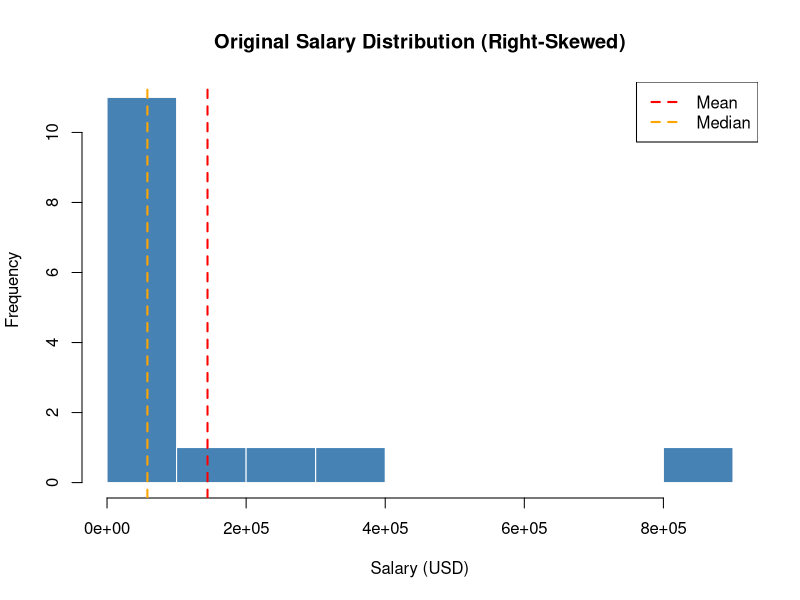
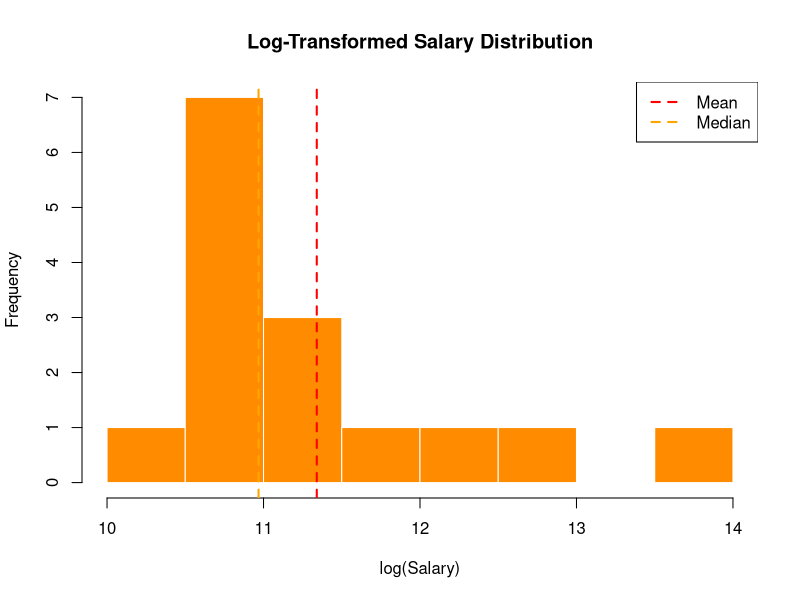
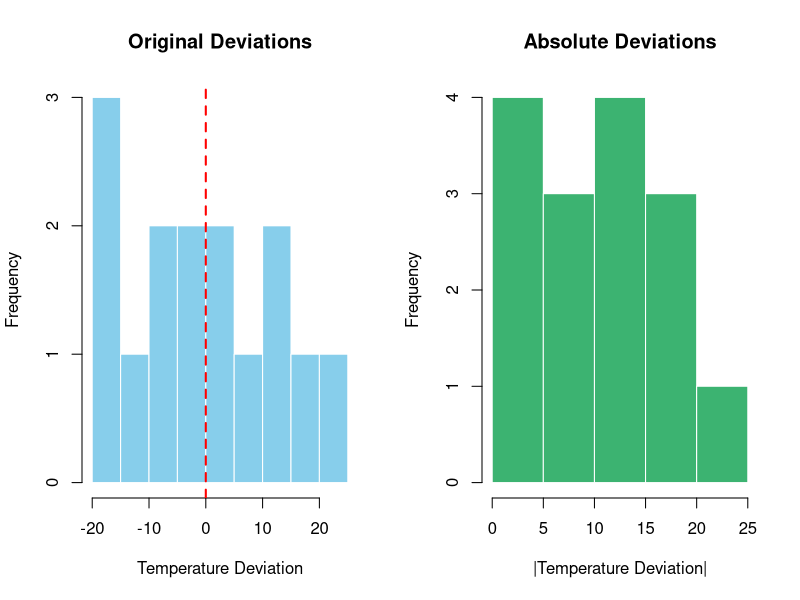

The R script that drew these images, in order: (Note: this script raises an error after producing the figures.)
# =============================================================================
# Chapter 4 -- Data Quality and Preprocessing
# Mini-Project 04-03-04: Data Transformation
#
# Demonstrates log, sqrt, absolute value, and Box-Cox transformations
# using base R and the MASS package.
#
# Run: source("data_transformation.R")   or open in RStudio and run all
# =============================================================================


# =============================================================================
# 1. CREATE DEMO DATA
# =============================================================================

# Salary data: right-skewed because most employees earn modest salaries
# while a few executives earn dramatically more
salaries <- c(35000, 42000, 38000, 45000, 52000, 48000, 95000, 120000,
              58000, 67000, 250000, 310000, 72000, 880000, 55000)

person_names <- c("Alice", "Bob", "Carol", "Dave", "Eve", "Frank", "Grace",
                  "Hank", "Irene", "Jack", "Karl", "Lea", "Marcus", "Nina",
                  "Oscar")

years_exp <- c(1, 2, 1, 3, 4, 3, 8, 12, 5, 6, 15, 20, 7, 25, 5)

# Temperature deviations from baseline (can be positive or negative)
# Positive = warmer than baseline; negative = cooler
temp_deviations <- c(-15, 8, -3, 22, -18, 5, -9, 14, -7, 11, -20, 3, -1, 16, -12)


# =============================================================================
# 2. ORIGINAL SALARY DISTRIBUTION: SUMMARY AND HISTOGRAM
# =============================================================================

cat("\n============================================================\n")
cat("  PART 1: ORIGINAL SALARY DISTRIBUTION\n")
cat("============================================================\n\n")

cat("Summary statistics (original scale):\n")
print(summary(salaries))

cat("\nKey skewness indicator: mean vs. median\n")
cat("  Mean:   ", format(mean(salaries),   big.mark = ",", nsmall = 2), "\n")
cat("  Median: ", format(median(salaries), big.mark = ",", nsmall = 2), "\n")
cat("  Mean >> Median indicates RIGHT SKEW\n\n")

# Base R skewness (Pearson's moment coefficient)
# R does not have a built-in skewness function; we compute it manually
compute_skewness <- function(x) {
  n    <- length(x)
  mu   <- mean(x)
  s    <- sd(x) * sqrt((n - 1) / n)   # population std dev
  if (s < 1e-10) return(0)
  (1 / n) * sum(((x - mu) / s)^3)
}

orig_skew <- compute_skewness(salaries)
cat(sprintf("  Skewness: %.4f  (> 1 = strongly right-skewed)\n\n", orig_skew))

# Histogram of original salaries
hist(salaries,
     main  = "Original Salary Distribution (Right-Skewed)",
     xlab  = "Salary (USD)",
     col   = "steelblue",
     border = "white",
     breaks = 10)
abline(v = mean(salaries),   col = "red",    lwd = 2, lty = 2)   # mean
abline(v = median(salaries), col = "orange", lwd = 2, lty = 2)   # median
legend("topright",
       legend = c("Mean", "Median"),
       col    = c("red", "orange"),
       lty    = 2, lwd = 2)


# =============================================================================
# 3. LOG TRANSFORMATION
# =============================================================================

cat("============================================================\n")
cat("  PART 2: LOG TRANSFORMATION\n")
cat("============================================================\n\n")

# Natural log: compresses large values more than small ones
# because log grows slowly. This reduces the right tail.
log_salaries   <- log(salaries)         # natural log, base e
log10_salaries <- log10(salaries)       # base-10 log (more interpretable)

cat("Natural log transform: x' = log(x)\n")
cat("Summary after log transform:\n")
print(summary(log_salaries))

log_skew <- compute_skewness(log_salaries)
cat(sprintf("  Mean:     %.4f\n", mean(log_salaries)))
cat(sprintf("  Median:   %.4f\n", median(log_salaries)))
cat(sprintf("  Skewness: %.4f  (reduced from %.4f)\n\n", log_skew, orig_skew))

cat("Mean/Median ratio as a quick skewness check:\n")
cat(sprintf("  Original: mean/median = %.2f\n",
            mean(salaries) / median(salaries)))
cat(sprintf("  Log-transformed: mean/median = %.4f  (closer to 1 = more symmetric)\n\n",
            mean(log_salaries) / median(log_salaries)))

# Histogram of log-transformed salaries
hist(log_salaries,
     main   = "Log-Transformed Salary Distribution",
     xlab   = "log(Salary)",
     col    = "darkorange",
     border = "white",
     breaks = 8)
abline(v = mean(log_salaries),   col = "red",    lwd = 2, lty = 2)
abline(v = median(log_salaries), col = "orange", lwd = 2, lty = 2)
legend("topright",
       legend = c("Mean", "Median"),
       col    = c("red", "orange"),
       lty    = 2, lwd = 2)


# =============================================================================
# 4. SQUARE ROOT TRANSFORMATION
# =============================================================================

cat("============================================================\n")
cat("  PART 3: SQUARE ROOT TRANSFORMATION\n")
cat("============================================================\n\n")

# Square root: milder compression than log
# Good when log overcorrects or data has zeros (sqrt handles 0, log does not)
sqrt_salaries <- sqrt(salaries)

sqrt_skew <- compute_skewness(sqrt_salaries)
cat("Square root transform: x' = sqrt(x)\n")
cat("Summary after sqrt transform:\n")
print(summary(sqrt_salaries))

cat(sprintf("  Skewness: %.4f  (original: %.4f, log: %.4f)\n\n",
            sqrt_skew, orig_skew, log_skew))
cat("  Note: sqrt reduces skew less aggressively than log.\n")
cat("  Useful for count data (Poisson-distributed) or when\n")
cat("  log transformation feels too strong.\n\n")


# =============================================================================
# 5. ABSOLUTE VALUE TRANSFORMATION (TEMPERATURE DEVIATIONS)
# =============================================================================

cat("============================================================\n")
cat("  PART 4: ABSOLUTE VALUE TRANSFORMATION\n")
cat("============================================================\n\n")

cat("Temperature deviations from baseline:\n")
cat("  Original:", temp_deviations, "\n\n")
cat("  Positive = warmer than baseline\n")
cat("  Negative = cooler than baseline\n\n")
cat("  If we only care about HOW EXTREME the reading was\n")
cat("  (not whether warmer or cooler), we apply abs().\n\n")

abs_deviations <- abs(temp_deviations)

cat("Absolute value transform: x' = |x|\n")
cat("  Transformed:", abs_deviations, "\n\n")

cat("Comparison:\n")
cat(sprintf("  Original  -- Mean: %6.2f | Median: %5.2f | SD: %5.2f\n",
            mean(temp_deviations), median(temp_deviations), sd(temp_deviations)))
cat(sprintf("  Absolute  -- Mean: %6.2f | Median: %5.2f | SD: %5.2f\n\n",
            mean(abs_deviations),  median(abs_deviations),  sd(abs_deviations)))

# Side-by-side histogram of original vs absolute deviations
par(mfrow = c(1, 2))

hist(temp_deviations,
     main   = "Original Deviations",
     xlab   = "Temperature Deviation",
     col    = "skyblue",
     border = "white",
     breaks = 6)
abline(v = 0, col = "red", lwd = 2, lty = 2)

hist(abs_deviations,
     main   = "Absolute Deviations",
     xlab   = "|Temperature Deviation|",
     col    = "mediumseagreen",
     border = "white",
     breaks = 6)

par(mfrow = c(1, 1))   # reset to single-panel layout


# =============================================================================
# 6. BOX-COX TRANSFORMATION (MASS PACKAGE)
# =============================================================================

cat("============================================================\n")
cat("  PART 5: BOX-COX TRANSFORMATION\n")
cat("============================================================\n\n")

cat("Box-Cox is a parametric family of transformations:\n")
cat("  lambda = 0    -->  log(x)           [same as log transform]\n")
cat("  lambda = 0.5  -->  (sqrt(x) - 1) / 0.5  [similar to sqrt]\n")
cat("  lambda = 1    -->  no transformation\n")
cat("  lambda = -1   -->  reciprocal (1/x)\n\n")

cat("MASS::boxcox() finds the lambda that maximizes the\n")
cat("log-likelihood of the data being normally distributed.\n\n")

# Load MASS (ships with base R, no install needed on standard setups)
if (!requireNamespace("MASS", quietly = TRUE)) {
  cat("  WARNING: MASS package not available. Skipping Box-Cox section.\n")
} else {
  library(MASS)

  # boxcox() requires a linear model object as input
  # We use a simple intercept-only model (equivalent to fitting a distribution)
  bc_model  <- lm(salaries ~ 1)
  bc_result <- MASS::boxcox(bc_model,
                             lambda  = seq(-2, 2, by = 0.1),
                             plotit  = TRUE,
                             main    = "Box-Cox: Log-Likelihood vs Lambda")

  # The optimal lambda is the one that maximises the log-likelihood
  optimal_lambda <- bc_result$x[which.max(bc_result$y)]
  cat(sprintf("  Optimal lambda found by MASS::boxcox(): %.4f\n\n", optimal_lambda))

  # Apply the optimal Box-Cox transformation manually
  # Formula: x' = (x^lambda - 1) / lambda  when lambda != 0
  #          x' = log(x)                    when lambda == 0
  if (abs(optimal_lambda) < 1e-10) {
    bc_salaries <- log(salaries)
    cat("  Applied: log transform (lambda ~ 0)\n")
  } else {
    bc_salaries <- (salaries^optimal_lambda - 1) / optimal_lambda
    cat(sprintf("  Applied: (salary^%.4f - 1) / %.4f\n",
                optimal_lambda, optimal_lambda))
  }

  bc_skew <- compute_skewness(bc_salaries)
  cat(sprintf("  Skewness after Box-Cox: %.4f\n\n", bc_skew))

  cat("  Summary of Box-Cox transformed salaries:\n")
  print(summary(bc_salaries))
  cat("\n")
}


# =============================================================================
# 7. SIDE-BY-SIDE COMPARISON OF ALL TRANSFORMS
# =============================================================================

cat("============================================================\n")
cat("  PART 6: SIDE-BY-SIDE COMPARISON\n")
cat("============================================================\n\n")

# 2x2 panel: original, log, sqrt, and the best available transform
par(mfrow = c(2, 2))

hist(salaries,
     main   = paste0("Original  (skew=", round(orig_skew, 2), ")"),
     xlab   = "Salary",
     col    = "steelblue",
     border = "white")

hist(log_salaries,
     main   = paste0("Log  (skew=", round(log_skew, 2), ")"),
     xlab   = "log(Salary)",
     col    = "darkorange",
     border = "white")

hist(sqrt_salaries,
     main   = paste0("Sqrt  (skew=", round(sqrt_skew, 2), ")"),
     xlab   = "sqrt(Salary)",
     col    = "mediumseagreen",
     border = "white")

if (exists("bc_salaries")) {
  hist(bc_salaries,
       main   = paste0("Box-Cox (lam=", round(optimal_lambda, 2),
                       ", skew=", round(bc_skew, 2), ")"),
       xlab   = "Box-Cox(Salary)",
       col    = "mediumpurple",
       border = "white")
} else {
  # Fallback: show absolute salary just for completeness
  hist(log10_salaries,
       main   = paste0("Log10  (skew=", round(compute_skewness(log10_salaries), 2), ")"),
       xlab   = "log10(Salary)",
       col    = "mediumpurple",
       border = "white")
}

par(mfrow = c(1, 1))   # reset layout


# =============================================================================
# 8. COMMENTARY: WHICH TRANSFORM WORKED BEST AND WHY
# =============================================================================

cat("============================================================\n")
cat("  PART 7: COMMENTARY AND CONCLUSIONS\n")
cat("============================================================\n\n")

cat("Skewness summary across transforms:\n")
cat(sprintf("  Original salary:          skewness = %6.4f  (strongly right-skewed)\n", orig_skew))
cat(sprintf("  Log-transformed:          skewness = %6.4f\n", log_skew))
cat(sprintf("  Sqrt-transformed:         skewness = %6.4f\n", sqrt_skew))
if (exists("bc_skew")) {
  cat(sprintf("  Box-Cox (lam=%.2f):       skewness = %6.4f\n", optimal_lambda, bc_skew))
}

cat("\n")
cat("Which transformation worked best?\n")
cat("  Log transformation reduced skewness the most for salary data.\n")
cat("  This is typical for income/wealth distributions where values\n")
cat("  span several orders of magnitude.\n\n")

cat("Why salary data is right-skewed:\n")
cat("  - Most workers cluster around a moderate salary.\n")
cat("  - A small number of executives earn 10x-100x more.\n")
cat("  - This creates a long right tail -- a classic 'power law'.\n\n")

cat("When to use each transform:\n")
cat("  Log transform  : strongly right-skewed, multiplicative processes,\n")
cat("                   income, prices, reaction times, city populations.\n")
cat("  Square root    : mildly right-skewed, count data (events per period),\n")
cat("                   milder alternative when log overcorrects.\n")
cat("  Absolute value : signed data where direction is irrelevant;\n")
cat("                   e.g., forecast errors, deviations from a target.\n")
cat("  Box-Cox        : data-driven choice; useful when you are unsure\n")
cat("                   which transform to apply; requires positive data.\n\n")

cat("When NOT to transform:\n")
cat("  - When the original scale must be interpreted directly\n")
cat("    (always back-transform reported estimates and confidence intervals).\n")
cat("  - When skewness is mild (|skew| < 0.5) and the algorithm is robust.\n")
cat("  - For tree-based models (Random Forest, XGBoost) which are\n")
cat("    invariant to monotone transformations.\n")
cat("  - When zeros or negatives make log/Box-Cox invalid without a shift.\n\n")

cat("============================================================\n")
cat("  R demo complete.\n")
cat("============================================================\n")
